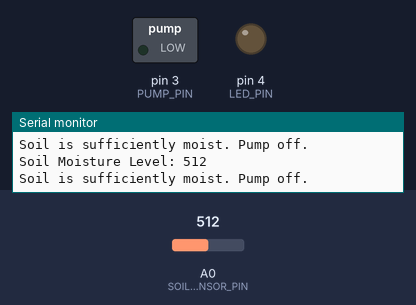
A sketch run on a simulated Arduino Uno, built with avr-gcc and run on an emulated ATmega328P. Shown: switched loads named in the sketch (green lamp = pin HIGH), output pins drawn as LEDs (lit = HIGH), the last lines printed to the serial monitor. The test bench sets the inputs (shaded band); at power-on: A0 (SOIL_SENSOR_PIN) = 512.

Above: at 2.8 s.
2.9 s: A0 (SOIL_SENSOR_PIN) set to 486
At 5.1 s:
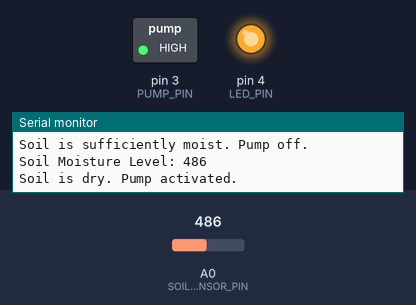
5.6 s: A0 (SOIL_SENSOR_PIN) set to 510
At 6.6 s:
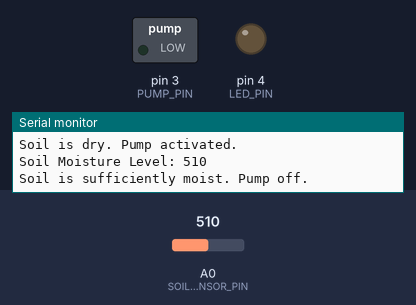
8.3 s: A0 (SOIL_SENSOR_PIN) set to 490
At 10.9 s:
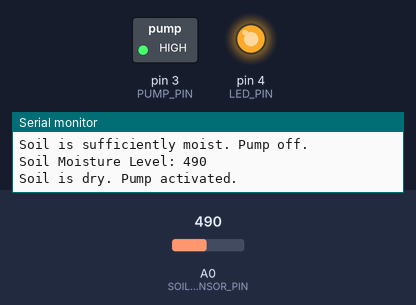
Timing chart, 0 to 12.4 s (numbered marks = the images above; inputs shaded):
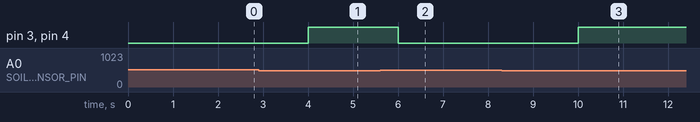

Measured:
- the behaviour switches between 500 and 499 on A0 (SOIL_SENSOR_PIN) (found by bisection; images 0 and 1)
- after the input at 2.9 s, pin 3 (PUMP_PIN), pin 4 (LED_PIN): LOW → HIGH after 1.1 s
- after the input at 5.6 s, pin 3 (PUMP_PIN), pin 4 (LED_PIN): HIGH → LOW after 0.40 s
- after the input at 8.3 s, pin 3 (PUMP_PIN), pin 4 (LED_PIN): LOW → HIGH after 1.7 s

The sketch:

code.ino
```cpp
// Pin Definitions
#define SOIL_SENSOR_PIN A0  // Soil moisture sensor analog input
#define PUMP_PIN 3          // Relay or pump control pin
#define LED_PIN 4           // LED to indicate low moisture
#define THRESHOLD 500       // Threshold value for dry soil (adjustable)

void setup() {
  pinMode(PUMP_PIN, OUTPUT);  // Set pump pin as output
  pinMode(LED_PIN, OUTPUT);   // Set LED pin as output
  Serial.begin(9600);         // Initialize serial communication
}

void loop() {
  int moistureLevel = analogRead(SOIL_SENSOR_PIN);  // Read soil moisture value

  Serial.print("Soil Moisture Level: ");
  Serial.println(moistureLevel);

  // Check if moisture level is below the threshold
  if (moistureLevel < THRESHOLD) {
    digitalWrite(PUMP_PIN, HIGH);  // Turn on water pump
    digitalWrite(LED_PIN, HIGH);   // Light up LED to indicate dryness
    Serial.println("Soil is dry. Pump activated.");
  } else {
    digitalWrite(PUMP_PIN, LOW);   // Turn off water pump
    digitalWrite(LED_PIN, LOW);    // Turn off LED
    Serial.println("Soil is sufficiently moist. Pump off.");
  }

  delay(2000);  // Wait 2 seconds before the next reading
}
```
